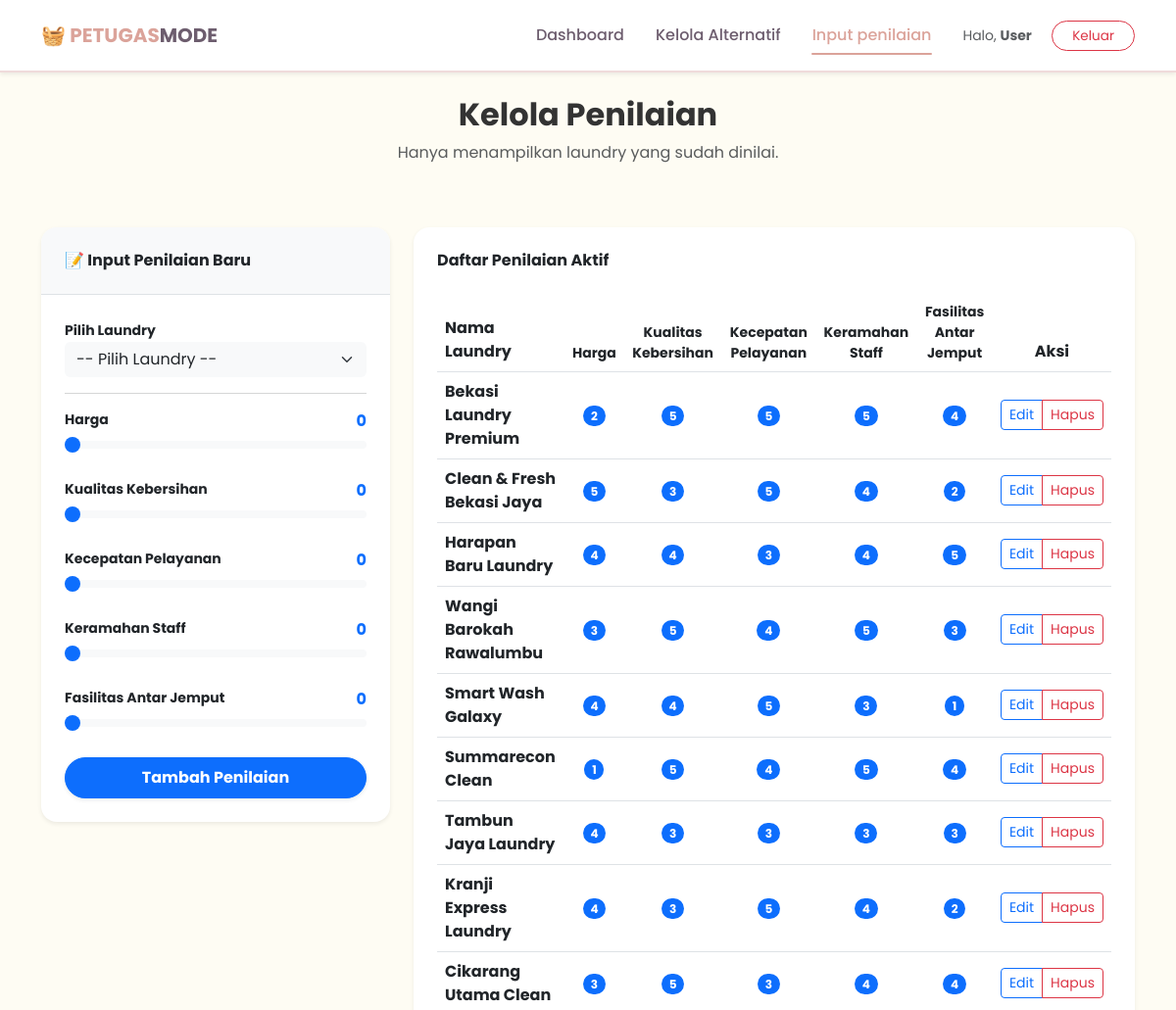
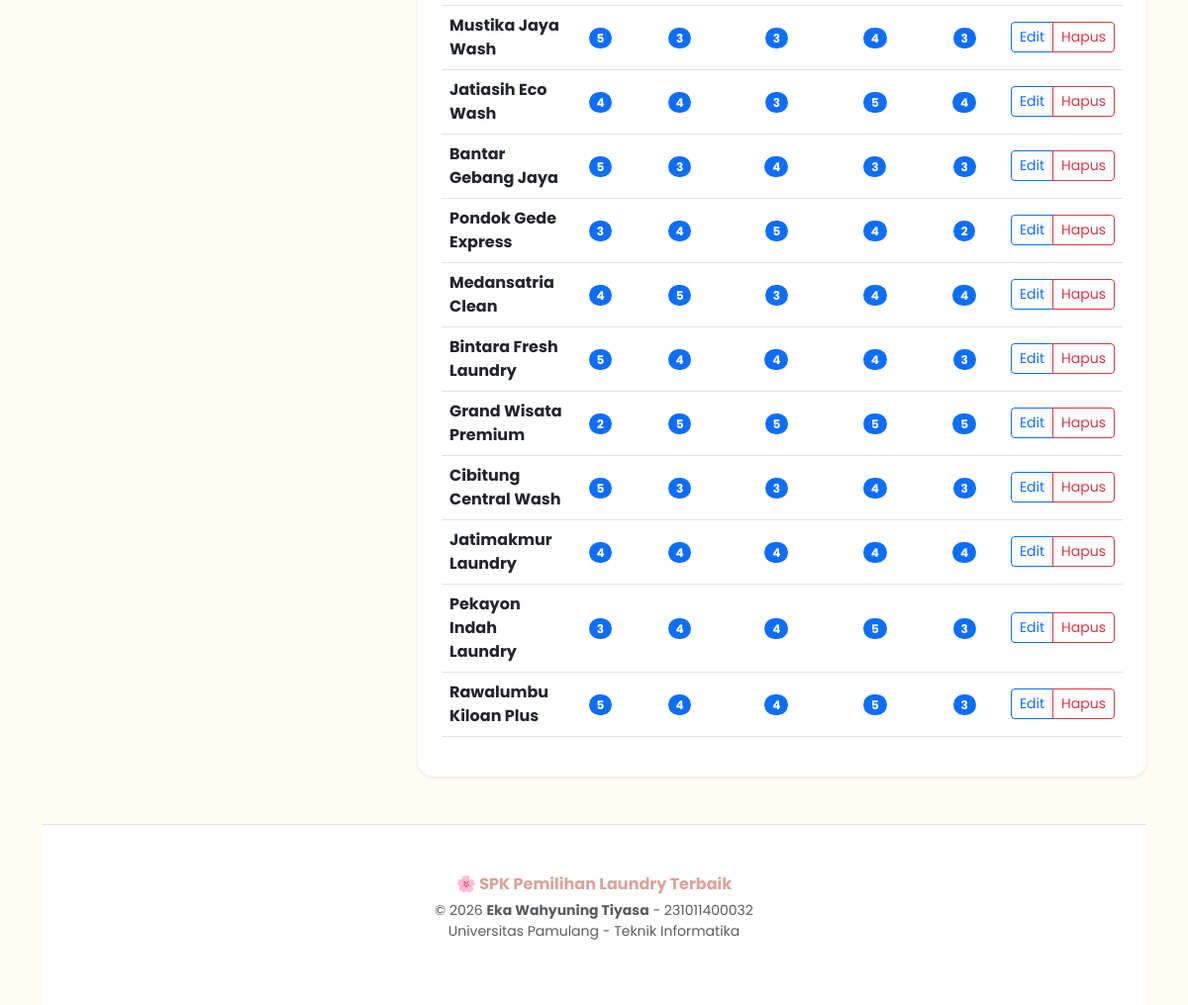
Screenshot of /penilaian_view.php with the database file from the repository (2 pictures, top to bottom).
### tables this page shows
CREATE TABLE `kriteria` (
  `id_kriteria` int(11) NOT NULL,
  `kode_kriteria` varchar(10) DEFAULT NULL,
  `nama_kriteria` varchar(100) DEFAULT NULL,
  `bobot` float DEFAULT NULL,
  `jenis` enum('benefit','cost') NOT NULL,
  `sifat` enum('benefit','cost') DEFAULT NULL
);

CREATE TABLE `alternatif` (
  `id_alternatif` int(11) NOT NULL,
  `id_user` int(11) DEFAULT NULL,
  `nama_laundry` varchar(100) DEFAULT NULL,
  `alamat` text DEFAULT NULL,
  `keterangan` text DEFAULT NULL,
  `pemilik` varchar(100) DEFAULT NULL
);

CREATE TABLE `penilaian` (
  `id_penilaian` int(11) NOT NULL,
  `id_alternatif` int(11) DEFAULT NULL,
  `id_kriteria` int(11) DEFAULT NULL,
  `nilai` float DEFAULT NULL
);

### penilaian_view.php (the view, shortened to what this page needs)
<?php
require_once '../config/koneksi.php';
include '../includes/header_petugas.php';
$conn = mysqli_connect($host, $user, $pass, $db);
$edit_id = $_GET['edit'] ?? '';
$kriteria = mysqli_query($conn, "SELECT * FROM kriteria");
$list_kriteria = [];
while($k = mysqli_fetch_assoc($kriteria)) { $list_kriteria[] = $k; }
?>
<div class="row mb-5">
    <div class="col-md-12 text-center">
        <h2 class="fw-bold" style="color: #333;">Kelola Penilaian</h2>
        <p class="text-muted">Hanya menampilkan laundry yang sudah dinilai.</p>
    </div>
</div>
<div class="row g-4">
    <div class="col-lg-4">
        <div class="card border-0 shadow-sm rounded-4 sticky-top" style="top: 100px;">
            <div class="p-4 border-bottom bg-light rounded-top-4">
                <h6 class="fw-bold mb-0"><?= $edit_id ? '✨ Edit Penilaian' : '📝 Input Penilaian Baru' ?></h6>
            </div>
            <div class="p-4">
                <form action="aksi.php?act=simpan_nilai" method="POST">
                    <div class="mb-3">
                        <label class="small fw-bold">Pilih Laundry</label>
                        <select name="id_alternatif_select" class="form-select border-0 bg-light" required <?= $edit_id ? 'disabled' : '' ?> onchange="document.getElementById('id_alt_hidden').value = this.value">
                            <option value="">-- Pilih Laundry --</option>
                        </select>
                    </div>
                    <hr class="text-muted opacity-25">
                    <?php foreach($list_kriteria as $krit):
                        $id_k = $krit['id_kriteria'];
                        $val = 0;
                    ?>
                    <div class="mb-3">
                        <div class="d-flex justify-content-between">
                            <label class="small fw-bold"><?= $krit['nama_kriteria'] ?></label>
                            <span class="fw-bold text-primary" id="val_<?= $id_k ?>"><?= $val ?></span>
                        </div>
                        <input type="range" name="nilai[<?= $id_k ?>]" class="form-range"
                               min="0" max="5" step="1" value="<?= $val ?>"
                               oninput="document.getElementById('val_<?= $id_k ?>').innerText = this.value">
                    </div>
                    <?php endforeach; ?>
                    <button type="submit" class="btn btn-primary w-100 rounded-pill fw-bold py-2 shadow-sm">
                        <?= $edit_id ? 'Simpan Penilaian' : 'Tambah Penilaian' ?>
                    </button>
                </form>
            </div>
        </div>
    </div>
<div class="col-lg-8">
    <div class="card border-0 shadow-sm rounded-4 p-4">
        <h6 class="fw-bold mb-4">Daftar Penilaian Aktif</h6>
        <div class="table-responsive">
            <table class="table table-hover align-middle">
                <thead class="bg-light">
                    <tr>
                        <th>Nama Laundry</th>
                        <?php foreach($list_kriteria as $k) echo "<th class='text-center small'>".$k['nama_kriteria']."</th>"; ?>
                        <th class="text-center">Aksi</th>
                    </tr>
                </thead>
                <tbody>
                    <?php
                    $q_penilaian = mysqli_query($conn, "SELECT DISTINCT a.id_alternatif, a.nama_laundry
                                                       FROM alternatif a
                                                       INNER JOIN penilaian p ON a.id_alternatif = p.id_alternatif");
                    while($row = mysqli_fetch_assoc($q_penilaian)):
                        $id_a = $row['id_alternatif'];
                    ?>
                    <tr>
                        <td class="fw-bold"><?= $row['nama_laundry'] ?></td>
                        <?php foreach($list_kriteria as $k):
                            $id_k = $k['id_kriteria'];
                            $q_skor = mysqli_query($conn, "SELECT nilai FROM penilaian WHERE id_alternatif='$id_a' AND id_kriteria='$id_k'");
                            $d_skor = mysqli_fetch_assoc($q_skor);
                            $skor = $d_skor['nilai'] ?? '0';
                        ?>
                        <td class="text-center">
                            <span class="badge rounded-pill bg-primary"><?= $skor ?></span>
                        </td>
                        <?php endforeach; ?>
                        <td class="text-center">
                            <div class="btn-group">
                                <a href="?edit=<?= $id_a ?>" class="btn btn-sm btn-outline-primary">Edit</a>
                                <a href="aksi.php?act=hapus_nilai&id=<?= $id_a ?>"
                                   class="btn btn-sm btn-outline-danger"
                                   onclick="return confirm('Hapus semua penilaian untuk laundry ini?')">Hapus</a>
                            </div>
                        </td>
                    </tr>
                    <?php endwhile; ?>
                </tbody>
            </table>
        </div>
    </div>
</div>
<?php include '../includes/footer.php'; ?>

### header_petugas.php (style rules this page uses)
:root { --dusty-pink: #DBA39A; --soft-pink: #F0DBDB; --cream: #FEFCF3; --dark-text: #6D5D6E; }
body { font-family: 'Poppins', sans-serif; background-color: var(--cream); color: var(--dark-text); }

### rows the page displays
kriteria: nama_kriteria "Harga", val "0", penilaian.nilai "2", penilaian.nilai "5", penilaian.nilai "4", penilaian.nilai "3", penilaian.nilai "1"
kriteria: nama_kriteria "Kualitas Kebersihan", val "0", penilaian.nilai "5", penilaian.nilai "3", penilaian.nilai "4"
kriteria: nama_kriteria "Kecepatan Pelayanan", val "0", penilaian.nilai "5", penilaian.nilai "3", penilaian.nilai "4"
kriteria: nama_kriteria "Keramahan Staff", val "0", penilaian.nilai "5", penilaian.nilai "4", penilaian.nilai "3"
kriteria: nama_kriteria "Fasilitas Antar Jemput", val "0", penilaian.nilai "4", penilaian.nilai "2", penilaian.nilai "5", penilaian.nilai "3", penilaian.nilai "1"
alternatif: nama_laundry "Bekasi Laundry Premium"
alternatif: nama_laundry "Clean & Fresh Bekasi Jaya"
alternatif: nama_laundry "Harapan Baru Laundry"
alternatif: nama_laundry "Wangi Barokah Rawalumbu"
alternatif: nama_laundry "Smart Wash Galaxy"
alternatif: nama_laundry "Summarecon Clean"
alternatif: nama_laundry "Tambun Jaya Laundry"
alternatif: nama_laundry "Kranji Express Laundry"
alternatif: nama_laundry "Cikarang Utama Clean"
alternatif: nama_laundry "Mustika Jaya Wash"
alternatif: nama_laundry "Jatiasih Eco Wash"
alternatif: nama_laundry "Bantar Gebang Jaya"
alternatif: nama_laundry "Pondok Gede Express"
alternatif: nama_laundry "Medansatria Clean"
alternatif: nama_laundry "Bintara Fresh Laundry"
alternatif: nama_laundry "Grand Wisata Premium"
alternatif: nama_laundry "Cibitung Central Wash"
alternatif: nama_laundry "Jatimakmur Laundry"
alternatif: nama_laundry "Pekayon Indah Laundry"
alternatif: nama_laundry "Rawalumbu Kiloan Plus"

### other values shown
explode(' ', $_SESSION['nama'] ?? 'User')[0] "User"
